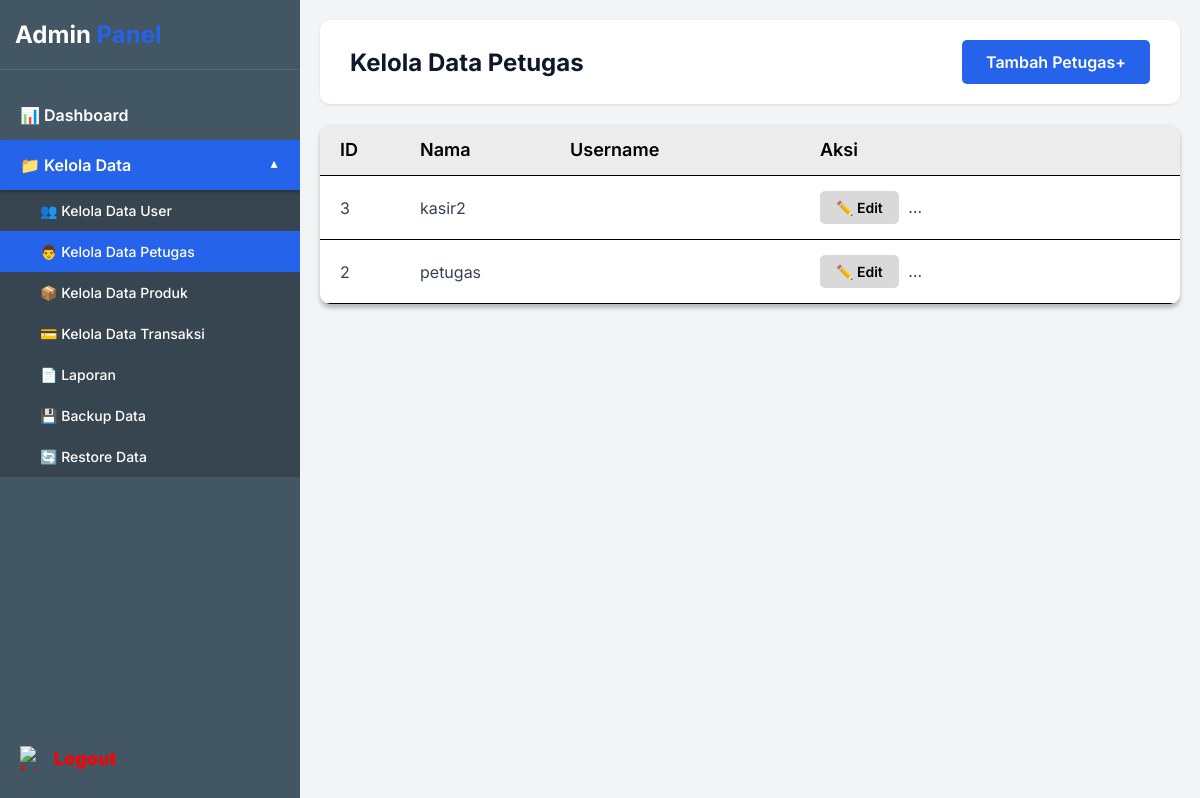
The page /admin/kelola_data_petugas.php (signed in) on the database its author committed.
### tables this page shows
CREATE TABLE `users` (
  `id` int(11) NOT NULL AUTO_INCREMENT,
  `username` varchar(50) NOT NULL,
  `password` varchar(255) NOT NULL,
  `nama_lengkap` varchar(100) NOT NULL,
  `email` varchar(100) DEFAULT NULL,
  `no_hp` varchar(20) DEFAULT NULL,
  `alamat` text DEFAULT NULL,
  `role` enum('admin','petugas','user') DEFAULT 'user',
  `created_at` timestamp NOT NULL DEFAULT current_timestamp(),
  PRIMARY KEY (`id`),
  UNIQUE KEY `username` (`username`),
  KEY `idx_id` (`id`)
);

### admin/kelola_data_petugas.php (the view, shortened to what this page needs)
<?php
include '../config.php';
$query = mysqli_query($koneksi, "SELECT * FROM users WHERE role = 'petugas' ORDER BY id DESC");
?>
<!DOCTYPE html>
<html lang="en">
<head>
</head>
<body>
    <div class="sidebar">
        <div class="sidebar-header">
            <div class="sidebar-title">Admin <span>Panel</span></div>
        </div>
        <div class="sidebar-menu">
            <a href="dashboard.php" class="menu-item">📊 Dashboard</a>
            <div class="dropdown-toggle menu-item" onclick="toggleDropdown()">
                📁 Kelola Data
            </div>
            <div class="dropdown-menu" id="dropdownMenu">
                <a href="kelola_data_user.php" class="dropdown-item">👥 Kelola Data User</a>
                <a href="kelola_data_petugas.php" class="dropdown-item active">👨‍ Kelola Data Petugas</a>
                <a href="kelola_data_produk.php" class="dropdown-item">📦 Kelola Data Produk</a>
                <a href="kelola_data_transaksi.php" class="dropdown-item">💳 Kelola Data Transaksi</a>
                <a href="laporan.php" class="dropdown-item">📄 Laporan</a>
                <a href="backup_data.php" class="dropdown-item">💾 Backup Data</a>
                <a href="restore_data.php" class="dropdown-item">🔄 Restore Data</a>
            </div>
        </div>
        <a href="../auth/logout.php" class="logout-btn">
            <img src="https://codia-f2c.s3.us-west-1.amazonaws.com/image/2026-02-24/Wu2Dm0rDF7.png" alt="Logout">
        </a>
    </div>
    <div class="main-content">
        <div class="header">
            <span class="header-title">Kelola Data Petugas</span>
            <a href="tambah_petugas.php" class="btn-add">Tambah Petugas+</a>
        </div>
        <div class="table-container">
            <div class="table-header">
                <div>ID</div>
                <div>Nama</div>
                <div>Username</div>
                <div>Aksi</div>
            </div>
            <?php
            while($row = mysqli_fetch_assoc($query)):
            ?>
            <div class="table-row">
                <div class="table-cell"><?php echo $row['id']; ?></div>
                <div class="table-cell"><?php echo htmlspecialchars($row['username']); ?></div>
                <div class="table-cell">
                    <a href="edit_petugas.php?id=<?php echo $row['id']; ?>" class="btn-action">✏️ Edit</a>
                    <a href="?hapus=<?php echo $row['id']; ?>" class="btn-action btn-delete" onclick="return confirm('Yakin ingin menghapus petugas ini?')">🗑️ Hapus</a>
                </div>
            </div>
            <?php endwhile; ?>
        </div>
    </div>
</body>
</html>

### admin/kelola_data_petugas.php (style rules this page uses)
* { box-sizing: border-box; margin: 0; padding: 0; font-family: 'Inter', sans-serif; }
body { background-color: #f3f4f6; display: flex; min-height: 100vh; }
a { text-decoration: none; }
.sidebar { width: 300px; background-color: #435663; position: fixed; top: 0; left: 0; height: 100vh; overflow-y: auto; z-index: 100; }
.sidebar-header { padding: 20px 15px; border-bottom: 1px solid rgba(255,255,255,0.1); }
.sidebar-title { font-size: 24px; font-weight: 700; color: #ffffff; }
.sidebar-title span { color: #2563eb; }
.sidebar-menu { padding: 20px 0; }
.menu-item { display: block; padding: 15px 20px; color: #ffffff; font-size: 16px; font-weight: 600; transition: background 0.3s; }
.menu-item.active { background-color: #2563eb; box-shadow: 0 2px 3px rgba(0,0,0,0.3); }
.dropdown-toggle { cursor: pointer; display: flex; justify-content: space-between; align-items: center; padding-right: 20px; }
.dropdown-toggle::after { content: '▼'; font-size: 12px; transition: transform 0.3s; }
.dropdown-toggle.active::after { transform: rotate(180deg); }
.dropdown-menu { max-height: 0; overflow: hidden; transition: max-height 0.3s ease-out; background-color: rgba(0,0,0,0.2); }
.dropdown-menu.show { max-height: 500px; }
.dropdown-item { display: block; padding: 12px 20px 12px 40px; color: #ffffff; font-size: 14px; font-weight: 500; transition: background 0.3s; }
.dropdown-item.active { background-color: #2563eb; color: #ffffff; }
.logout-btn { position: absolute; bottom: 30px; left: 20px; color: #ff0000; font-weight: 800; font-size: 18px; display: flex; align-items: center; cursor: pointer; }
.logout-btn img { width: 24px; height: 24px; margin-right: 10px; }
.main-content { margin-left: 300px; flex: 1; padding: 20px; }
.header { background-color: #ffffff; padding: 20px 30px; border-radius: 10px; box-shadow: 0 1px 3px rgba(0,0,0,0.1); display: flex; justify-content: space-between; align-items: center; margin-bottom: 20px; }
.header-title { font-size: 24px; font-weight: 700; color: #0f172a; }
.btn-add { background-color: #2563eb; color: #ffffff; padding: 12px 24px; border-radius: 5px; font-size: 16px; font-weight: 600; cursor: pointer; border: none; }
.table-container { background-color: #ffffff; border-radius: 10px; box-shadow: 0 4px 4px rgba(0,0,0,0.25); overflow: hidden; }
.table-header { background-color: rgba(217, 217, 217, 0.5); display: grid; grid-template-columns: 80px 150px 250px 150px; padding: 15px 20px; font-size: 18px; font-weight: 600; color: #000000; border-bottom: 1px solid #000000; }
.table-row { display: grid; grid-template-columns: 80px 150px 250px 150px; padding: 15px 20px; align-items: center; border-bottom: 1px solid #000000; transition: background 0.3s; }
.table-cell { font-size: 16px; color: #374151; white-space: nowrap; overflow: hidden; text-overflow: ellipsis; }
.btn-action { padding: 8px 16px; border-radius: 5px; font-size: 14px; font-weight: 600; cursor: pointer; border: none; margin-right: 5px; display: inline-flex; align-items: center; background-color: #d9d9d9; color: #000000; }
.btn-delete { color: #ff0000; }

### rows shown on the page
users: id "3", username "kasir2"
users: id "2", username "petugas"
